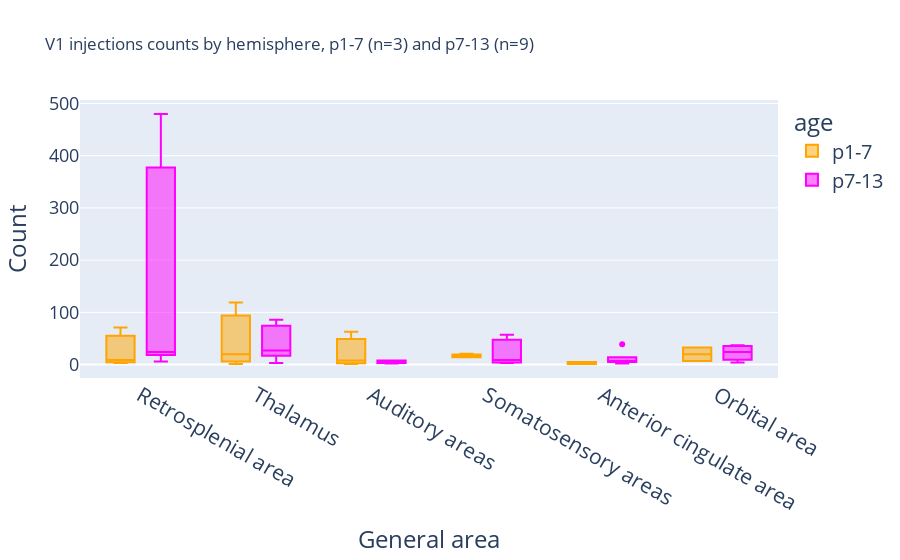

Write notebook code for a chart like this one.
### Code cell
plot_count_zoomed(
    df_grouped, "V1 injections counts by hemisphere, p1-7 (n=3) and p7-13 (n=9) "
)

### Figure 1 — Plotly figure (JSON) as saved in the notebook; plotly's stock layout.template omitted (floating-point values rounded to 4 significant figures)
{"data": [{"alignmentgroup": "True", "hovertemplate": "age=p1-7<br>General area=%{x}<br>Count=%{y}<extra></extra>", "legendgroup": "p1-7", "marker": {"color": "orange"}, "name": "p1-7", "notched": false, "offsetgroup": "p1-7", "orientation": "v", "showlegend": true, "type": "box", "x": ["Auditory areas", "Retrosplenial area", "Somatosensory areas", "Thalamus", "Anterior cingulate area", "Auditory areas", "Orbital area", "Retrosplenial area", "Somatosensory areas", "Thalamus", "Anterior cingulate area", "Auditory areas", "Orbital area", "Retrosplenial area", "Somatosensory areas", "Thalamus"], "x0": " ", "xaxis": "x", "y": [8, 3, 14, 1, 5, 1, 7, 71, 15, 20, 1, 63, 33, 9, 21, 119], "y0": " ", "yaxis": "y"}, {"alignmentgroup": "True", "hovertemplate": "age=p7-13<br>General area=%{x}<br>Count=%{y}<extra></extra>", "legendgroup": "p7-13", "marker": {"color": "magenta"}, "name": "p7-13", "notched": false, "offsetgroup": "p7-13", "orientation": "v", "showlegend": true, "type": "box", "x": ["Anterior cingulate area", "Auditory areas", "Orbital area", "Retrosplenial area", "Somatosensory areas", "Thalamus", "Anterior cingulate area", "Auditory areas", "Orbital area", "Retrosplenial area", "Somatosensory areas", "Thalamus", "Anterior cingulate area", "Auditory areas", "Orbital area", "Retrosplenial area", "Somatosensory areas", "Thalamus", "Anterior cingulate area", "Auditory areas", "Orbital area", "Retrosplenial area", "Somatosensory areas", "Thalamus", "Anterior cingulate area", "Auditory areas", "Orbital area", "Retrosplenial area", "Somatosensory areas", "Thalamus", "Auditory areas", "Orbital area", "Retrosplenial area", "Somatosensory areas", "Thalamus", "Anterior cingulate area", "Auditory areas", "Orbital area", "Retrosplenial area", "Somatosensory areas", "Thalamus"], "x0": " ", "xaxis": "x", "y": [39, 6, 22, 480, 9, 26, 14, 8, 35, 18, 22, 86, 6, 3, 5, 97, 57, 27, 2, 2, 37, 24, 3, 14, 7, 4, 36, 471, 4, 69, 8, 24, 6, 56, 76, 5, 7, 4, 19, 4, 3], "y0": " ", "yaxis": "y"}], "layout": {"boxmode": "group", "legend": {"font": {"size": 20}, "title": {"text": "age"}, "tracegroupgap": 0}, "title": {"text": "V1 injections counts by hemisphere, p1-7 (n=3) and p7-13 (n=9) "}, "xaxis": {"anchor": "y", "categoryarray": ["Retrosplenial area", "Thalamus", "Auditory areas", "Somatosensory areas", "Anterior cingulate area", "Orbital area"], "categoryorder": "array", "domain": [0, 1], "tickfont": {"size": 21}, "title": {"font": {"size": 24}, "text": "General area"}}, "yaxis": {"anchor": "x", "domain": [0, 1], "tickfont": {"size": 18}, "title": {"font": {"size": 24}, "text": "Count"}}}}
